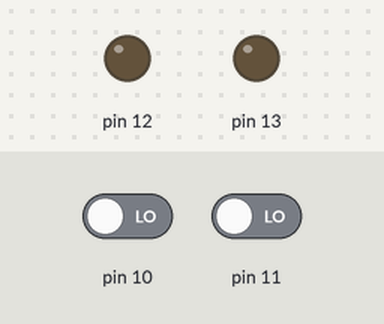
This sketch was run on a simulated Arduino Uno, built with avr-gcc and run on an emulated ATmega328P. Shown: output pins drawn as LEDs (lit = HIGH). The inputs (shaded band) are chosen by the test bench; at power-on: pin 10 LOW, pin 11 LOW.

Above: at 1.2 s.
1.3 s: pin 10 driven HIGH
At 2.5 s:
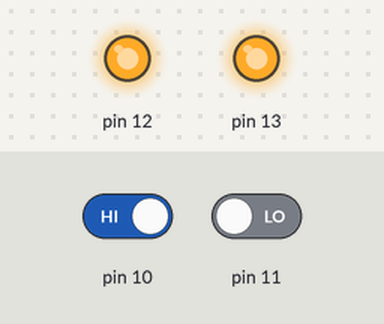
2.8 s: pin 10 driven LOW
At 3.6 s:
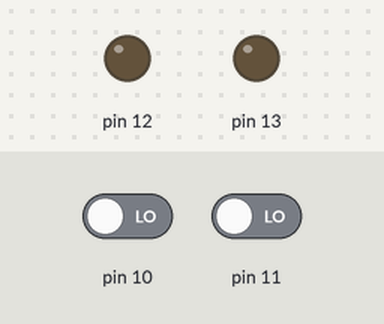
4.3 s: pin 11 driven HIGH
At 4.8 s:
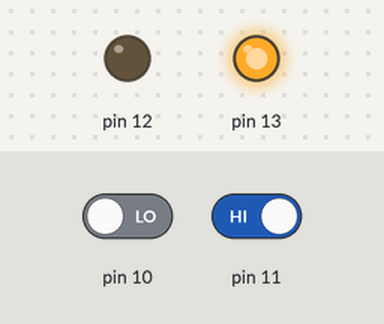
5.8 s: pin 11 driven LOW
At 7.1 s:
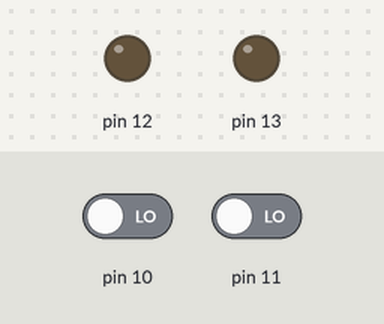
Timing chart, 0 to 8.3 s (numbered marks = the images above; inputs shaded):
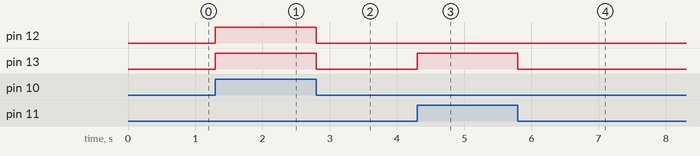

The sketch:

HALFSUB.ino
```cpp
byte A,B,C;
void setup() {
  // put your setup code here, to run once:
pinMode(13,OUTPUT);
pinMode(12,OUTPUT);
pinMode(11,INPUT);
pinMode(10,INPUT);

}

void loop() {
  // put your main code here, to run repeatedly:
  A=digitalRead(11);
  B=digitalRead(10);
  C=!A;
  digitalWrite(13,A^B);
  digitalWrite(12,B&C);

}
```

Measured:
- after the input at 1.3 s, pin 12, pin 13: LOW → HIGH at once
- after the input at 2.8 s, pin 12, pin 13: HIGH → LOW at once
- after the input at 4.3 s, pin 13: LOW → HIGH at once
- after the input at 5.8 s, pin 13: HIGH → LOW at once
